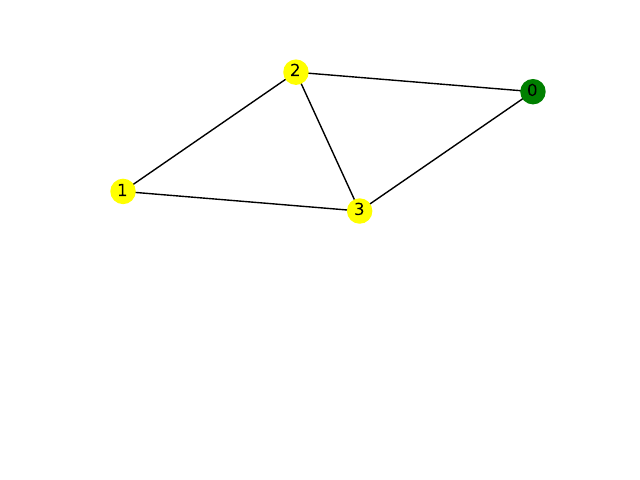

This figure's Python source:
import networkx as nx
import matplotlib.pyplot as plt
G = nx.Graph() 
plt.subplot(211)
G.add_edges_from([(0, 2), (0, 3), (1, 2), (1, 3), (2, 0), (2, 1), (2, 3), (3, 1), (3, 2)])
nx.set_node_attributes(G, {0: 'green', 1: 'yellow', 2: 'yellow', 3: 'yellow'}, name='color')
nx.draw(G, with_labels=True, node_color=list(nx.get_node_attributes(G, 'color').values()))
plt.savefig('graph3-021.pdf')
